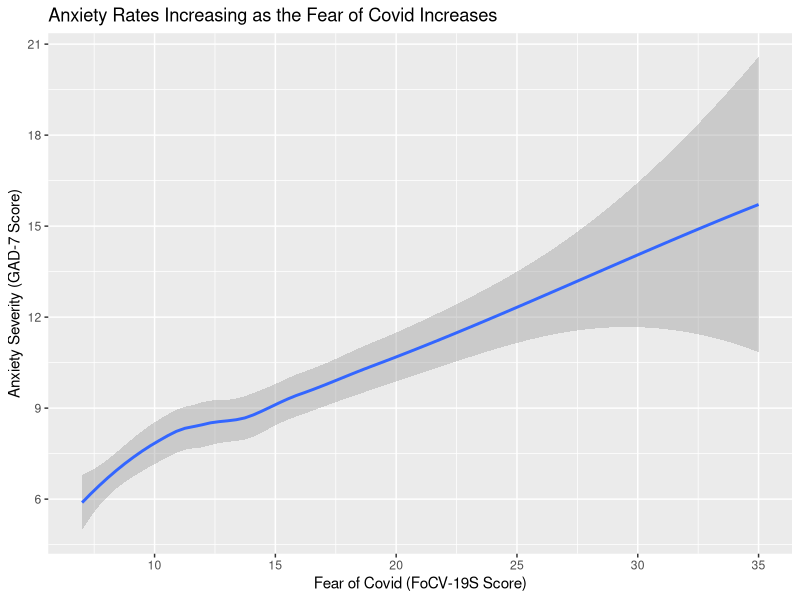

Recreate this plot in R.
library(ggplot2)
library(dplyr)
library(scales)

mh_data <- read.csv("Mental-Health-With-College-Students.csv", stringsAsFactors = FALSE)

ggplot(data = mh_data) +
  geom_smooth(aes(x = FOCV, y = GAD_G)) +
  labs(x = "Fear of Covid (FoCV-19S Score)", 
       y = "Anxiety Severity (GAD-7 Score)", 
       title = "Anxiety Rates Increasing as the Fear of Covid Increases") +
  scale_y_continuous(breaks = seq(0, 21, 3)) +
  scale_x_continuous(breaks = seq(0, 35, 5))

#This chart reveals the relationship between the fear of covid and anxiety among university students during the 4th wave of the pandemic. As the students’ fear of covid increased, so did their anxiety severity. The student’s anxiety severity was measured using the GAD-7, a well known testing method that categorizes how critical someone's anxiety is for their age range. We decided to correlate the student’s fear of covid with how severe their anxiety was, as there may be some connection or influence between the two. Through the chart we were able to see a strong positive correlation between the two, leading us to conclude that the fear of covid has a impact on the student’s anxiety.

#It is also important to note that this dataset was collected from university students in Poland so we cannot immediately generalize these finding to university students in the US.
